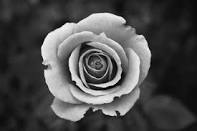
#> input picture Files/download.jpg, 197 x 131 px, given in place of download.jfif, which was not available
$ jupyter execute --allow-errors 'Handling Images.ipynb'   (text cells are left out)
#> lines starting #> are read from the running program, lines starting #| are printed output that depends on the picture; after the words box and inside, x2 and y2 are one past the last pixel; in counts of white or black regions, pixels touching at a corner belong together; pictures that were not available may be replaced by others from this repository, and a replacement may not be noted
[cell 1]
# Load library
import cv2
import numpy as np
from matplotlib import pyplot as plt
# Load image as grayscale
image = cv2.imread("download.jfif", cv2.IMREAD_GRAYSCALE)
#> image is the input picture: shape (131, 197); min 0, max 255, mean 76.5

[cell 2]
# Show image
plt.imshow(image, cmap="gray"), plt.axis("off")
plt.show()

[cell 3]
# Show image data
image

[cell 4]
# Show dimensions
image.shape
#> Out = (131, 197)

[cell 5]
# Load image in color
image_bgr = cv2.imread("download.jfif", cv2.IMREAD_COLOR)

[cell 6]
# Convert to RGB
image_rgb = cv2.cvtColor(image_bgr, cv2.COLOR_BGR2RGB)
# Show image
plt.imshow(image_rgb), plt.axis("off")
plt.show()

[cell 7]
# Load libraries
import cv2
import numpy as np
from matplotlib import pyplot as plt
# Load image as grayscale
image = cv2.imread("download.jfif", cv2.IMREAD_GRAYSCALE)
# Save image
cv2.imwrite("download-copy.jpg", image)
#> Out = True

[cell 8]
# Load image
import cv2
import numpy as np
from matplotlib import pyplot as plt
# Load image as grayscale
image = cv2.imread("download.jfif", cv2.IMREAD_GRAYSCALE)
# Resize image to 50 pixels by 50 pixels
image_50x50 = cv2.resize(image, (50, 50))
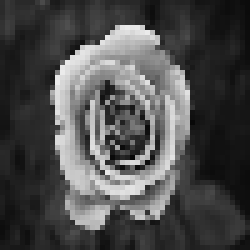
#> image_50x50: shape (50, 50) (shown 5 times larger); min 5, max 236, mean 76.2
# View image
plt.imshow(image_50x50, cmap="gray"), plt.axis("off")
plt.show()

[cell 9]
# Load image
import cv2
import numpy as np
from matplotlib import pyplot as plt
# Load image in grayscale
image = cv2.imread("download.jfif", cv2.IMREAD_GRAYSCALE)
# Select first half of the columns and all rows
image_cropped = image[:,:128]
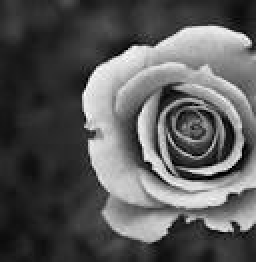
#> image_cropped: shape (131, 128) (shown 2 times larger); min 0, max 255, mean 89.5
# Show image
plt.imshow(image_cropped, cmap="gray"), plt.axis("off")
plt.show()

[cell 10]
# Load libraries
import cv2
import numpy as np
from matplotlib import pyplot as plt
# Load image as grayscale
image = cv2.imread("download.jfif", cv2.IMREAD_GRAYSCALE)
# Blur image
image_blurry = cv2.blur(image, (5,5))
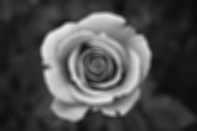
#> image_blurry: shape (131, 197); min 11, max 231, mean 76.5
# Show image
plt.imshow(image_blurry, cmap="gray"), plt.axis("off")
plt.show()

[cell 11]
# Load libraries
import cv2
import numpy as np
from matplotlib import pyplot as plt
# Load image as grayscale
image = cv2.imread("download.jfif", cv2.IMREAD_GRAYSCALE)
# Create kernel
kernel = np.array([[0, -1, 0],
                   [-1, 5,-1],
                   [0, -1, 0]])
# Sharpen image
image_sharp = cv2.filter2D(image, -1, kernel)
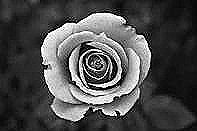
#> image_sharp: shape (131, 197); min 0, max 255, mean 77.2
# Show image
plt.imshow(image_sharp, cmap="gray"), plt.axis("off")
plt.show()

[cell 12]
# Load libraries
import cv2
import numpy as np
from matplotlib import pyplot as plt
# Load image
image = cv2.imread("download.jfif", cv2.IMREAD_GRAYSCALE)
# Enhance image
image_enhanced = cv2.equalizeHist(image)
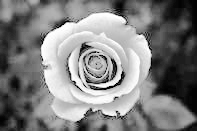
#> image_enhanced: shape (131, 197); min 0, max 255, mean 128.6
# Show image
plt.imshow(image_enhanced, cmap="gray"), plt.axis("off")
plt.show()

[cell 13]
# Load libraries
import cv2
import numpy as np
from matplotlib import pyplot as plt
# Load image
image_bgr = cv2.imread('download.jfif')
# Convert BGR to HSV
image_hsv = cv2.cvtColor(image_bgr, cv2.COLOR_BGR2HSV)
#> image_hsv: shape (131, 197, 3); mean H, S, V 0, 0, 76.5
# Define range of blue values in HSV
lower_blue = np.array([50,100,50])
upper_blue = np.array([130,255,255])
# Create mask
mask = cv2.inRange(image_hsv, lower_blue, upper_blue)
#> mask: shape (131, 197); every value is 0
# Mask image
image_bgr_masked = cv2.bitwise_and(image_bgr, image_bgr, mask=mask)
#> image_bgr_masked: shape (131, 197, 3); every value is 0
# Convert BGR to RGB
image_rgb = cv2.cvtColor(image_bgr_masked, cv2.COLOR_BGR2RGB)
# Show image
plt.imshow(image_rgb), plt.axis("off")
plt.show()

[cell 14]
# Show image
plt.imshow(mask, cmap='gray'), plt.axis("off")
plt.show()

[cell 15]
# Load libraries
import cv2
import numpy as np
from matplotlib import pyplot as plt
# Load image as grayscale
image_grey = cv2.imread("download.jfif", cv2.IMREAD_GRAYSCALE)
# Apply adaptive thresholding
max_output_value = 255
neighborhood_size = 99
subtract_from_mean = 10
image_binarized = cv2.adaptiveThreshold(image_grey,
                                        max_output_value,
                                        cv2.ADAPTIVE_THRESH_GAUSSIAN_C,
                                        cv2.THRESH_BINARY,
                                        neighborhood_size,
                                        subtract_from_mean)
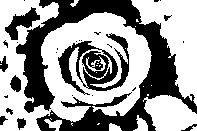
#> image_binarized: shape (131, 197); 59.6% white; 27 black regions (17 under 20 px), largest, box (x1, y1, x2, y2) and area: (16, 0, 197, 131) 7592, (58, 33, 129, 95) 1904, (5, 7, 40, 40) 453
# Show image
plt.imshow(image_binarized, cmap="gray"), plt.axis("off")
plt.show()

[cell 16]
# Apply cv2.ADAPTIVE_THRESH_MEAN_C
image_mean_threshold = cv2.adaptiveThreshold(image_grey,
                                             max_output_value,
                                             cv2.ADAPTIVE_THRESH_MEAN_C,
                                             cv2.THRESH_BINARY,
                                             neighborhood_size,
                                             subtract_from_mean)
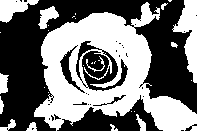
#> image_mean_threshold: shape (131, 197); 46.3% white; 29 white regions (16 under 20 px), largest, box (x1, y1, x2, y2) and area: (34, 2, 197, 131) 9642, (172, 0, 197, 83) 988, (0, 0, 39, 23) 480
# Show image
plt.imshow(image_mean_threshold, cmap="gray"), plt.axis("off")
plt.show()

[cell 17]
# Load library
import cv2
import numpy as np
from matplotlib import pyplot as plt

[cell 18]
# Load image and convert to RGB
image_bgr = cv2.imread('download.jfif')
image_rgb = cv2.cvtColor(image_bgr, cv2.COLOR_BGR2RGB)
# Rectangle values: start x, start y, width, height
rectangle = (0, 56, 256, 150)
# Create initial mask
mask = np.zeros(image_rgb.shape[:2], np.uint8)
# Create temporary arrays used by grabCut
bgdModel = np.zeros((1, 65), np.float64)
fgdModel = np.zeros((1, 65), np.float64)
# Run grabCut
cv2.grabCut(image_rgb, # Our image
            mask, # The Mask
            rectangle, # Our rectangle
            bgdModel, # Temporary array for background
            fgdModel, # Temporary array for background
 5, # Number of iterations
 cv2.GC_INIT_WITH_RECT) # Initiative using our rectangle
# Create mask where sure and likely backgrounds set to 0, otherwise 1
mask_2 = np.where((mask==2) | (mask==0), 0, 1).astype('uint8')
# Multiply image with new mask to subtract background
image_rgb_nobg = image_rgb * mask_2[:, :, np.newaxis]
# Show image
plt.imshow(image_rgb_nobg), plt.axis("off")
plt.show()

[cell 19]
# Load library
import cv2
import numpy as np
from matplotlib import pyplot as plt
# Load image as grayscale
image_gray = cv2.imread("download.jfif", cv2.IMREAD_GRAYSCALE)
# Calculate median intensity
median_intensity = np.median(image_gray)
#> median_intensity = 47
# Set thresholds to be one standard deviation above and below median intensity
lower_threshold = int(max(0, (1.0 - 0.33) * median_intensity))
#> lower_threshold = 31
upper_threshold = int(min(255, (1.0 + 0.33) * median_intensity))
#> upper_threshold = 62
# Apply canny edge detector
image_canny = cv2.Canny(image_gray, lower_threshold, upper_threshold)
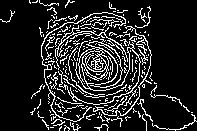
#> image_canny: shape (131, 197); 14.5% white in thin lines or dots
# Show image
plt.imshow(image_canny, cmap="gray"), plt.axis("off")
plt.show()

[cell 20]
# Load libraries
import cv2
import numpy as np
from matplotlib import pyplot as plt
# Load image as grayscale
image_bgr = cv2.imread("images/plane_256x256.jpg")
#> (the rest of this cell did not finish here and is left out)

[cell 21]
# Only keep detector responses greater than threshold, mark as white
threshold = 0.02
#> (the rest of this cell did not finish here and is left out)

#> (a cell that did not finish here is left out)

[cell 23]
# Load images
image_bgr = cv2.imread('download.jfif')
image_gray = cv2.cvtColor(image_bgr, cv2.COLOR_BGR2GRAY)
# Number of corners to detect
corners_to_detect = 10
minimum_quality_score = 0.05
minimum_distance = 25
# Detect corners
corners = cv2.goodFeaturesToTrack(image_gray,
                                  corners_to_detect,
                                  minimum_quality_score,
                                  minimum_distance)
#> corners = [[115, 114], [72, 79], [45, 70], [124, 21], [83, 116], [87, 43], [67, 23], [120, 78], [54, 97], [94, 67]]
corners = np.float32(corners)
# Draw white circle at each corner
for corner in corners:
    x, y = corner[0]
    cv2.circle(image_bgr, (x,y), 10, (255,255,255), -1)
#> this loop made 10 passes
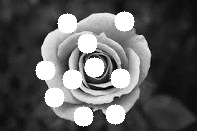
#> image_bgr: shape (131, 197, 3); 12.28% of pixels changed, all inside (x1, y1, x2, y2) = (35, 11, 135, 127)
# Convert to grayscale
image_rgb = cv2.cvtColor(image_bgr, cv2.COLOR_BGR2GRAY)
# Show image
plt.imshow(image_rgb, cmap='gray'), plt.axis("off")
plt.show()

[cell 24]
# Load image
import cv2
import numpy as np
from matplotlib import pyplot as plt
# Load image as grayscale
image = cv2.imread("download.jfif", cv2.IMREAD_GRAYSCALE)
# Resize image to 10 pixels by 10 pixels
image_10x10 = cv2.resize(image, (10, 10))
# Convert image data to one-dimensional vector
image_10x10.flatten()
#> Out = 100 values, max 219 at index 24, min 15 at index 68, mean 78.18

[cell 25]
# Load libraries
import cv2
import numpy as np
from matplotlib import pyplot as plt
# Load image as BGR
image_bgr = cv2.imread("download.jfif", cv2.IMREAD_COLOR)
# Calculate the mean of each channel
channels = cv2.mean(image_bgr)
#> channels = (76.53, 76.53, 76.53, 0)
# Swap blue and red values (making it RGB, not BGR)
observation = np.array([(channels[2], channels[1], channels[0])])
#> observation = [[76.53, 76.53, 76.53]]
# Show mean channel values
observation
#> Out = [[76.53, 76.53, 76.53]]

[cell 26]
# Load libraries
import cv2
import numpy as np
from matplotlib import pyplot as plt
# Load image
image_bgr = cv2.imread("download.jfif", cv2.IMREAD_COLOR)
# Convert to RGB
image_rgb = cv2.cvtColor(image_bgr, cv2.COLOR_BGR2RGB)
# Create a list for feature values
features = []
# Calculate the histogram for each color channel
colors = ("r","g","b")
# For each channel: calculate histogram and add to feature value list
for i, channel in enumerate(colors):
    histogram = cv2.calcHist([image_rgb], # Image
                             [i], # Index of channel
                             None, # No mask
                             [256], # Histogram size
                             [0,256]) # Range
    features.extend(histogram)
#> after the loop, features = 768 items, first 6: [31], [2], [6], [6], [8], [6]
# Create a vector for an observation's feature values
observation = np.array(features).flatten()
#> observation = 768 values, max 467 at index 41, min 0 at index 251, mean 100.8
# Show the observation's value for the first five features
observation[0:5]
#> Out = [31, 2, 6, 6, 8]

[cell 27]
colors = ("r","g","b")
# For each channel: calculate histogram and add to feature value list
for i, channel in enumerate(colors):
    histogram = cv2.calcHist([image_rgb], # Image
                             [i], # Index of channel
                             None, # No mask
                             [256], # Histogram size
                             [0,256]) # Range
    plt.plot(histogram, color = channel)
    plt.xlim([0,256])
# Show plot
plt.show()
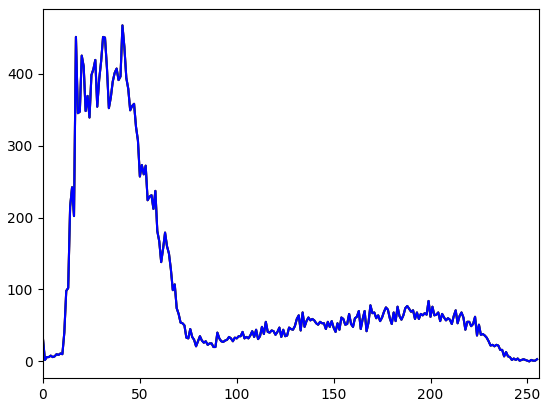
#> figure drawn by matplotlib, 1 panel; curve peaks at x = 41, y = 467; curve peaks at x = 41, y = 467; curve peaks at x = 41, y = 467
